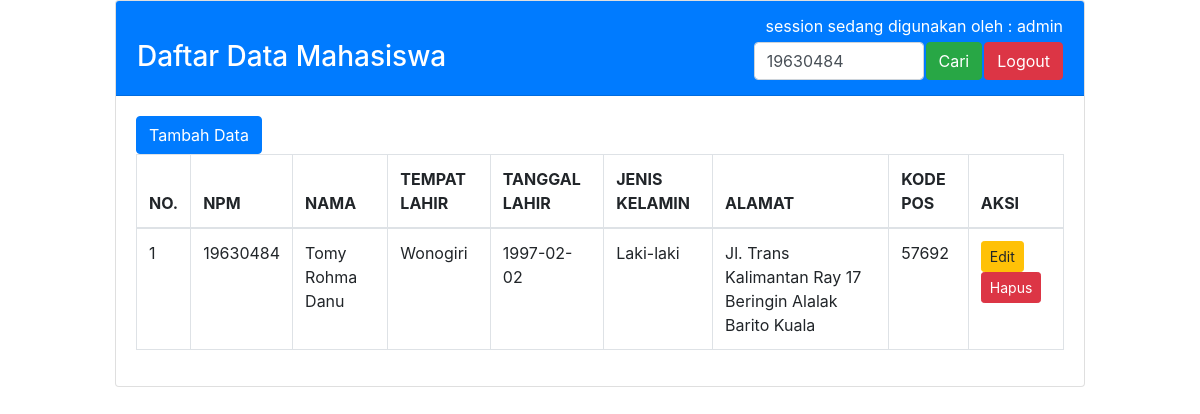
The app's page /data_mahasiswa.php?cari=19630484 (signed in) with its own data.
### tables this page shows
CREATE TABLE `tbmahasiswa` (
  `idmahasiswa` int(10) NOT NULL,
  `npm` varchar(8) NOT NULL,
  `nama` varchar(30) NOT NULL,
  `tempat_lahir` varchar(20) NOT NULL,
  `tanggal_lahir` date NOT NULL,
  `jenis_kelamin` enum('Laki-laki','Perempuan') NOT NULL,
  `alamat` text NOT NULL,
  `kode_pos` varchar(10) NOT NULL
);

### data_mahasiswa.php (the view, shortened to what this page needs)
<!DOCTYPE html>
<html lang="en">
<head>
    <link rel="stylesheet" href="css/bootstrap.css">
</head>
<body>
    <div class="container col-md-10">
        <div class="card">
            <div class="card-header bg-primary text-white">
            <table width="100%">
                <tr>
                    <td align="right" colspan=4><?php echo "session sedang digunakan oleh : ".$_SESSION['username']; ?></td>
                </tr>
                <tr>
                    <td width="70.9%"><h3>Daftar Data Mahasiswa</h3></td>
                        <form action="data_mahasiswa.php" method="get">
                    <td align="right" width="19.9%">
                    <input type="text" name="cari" value="<?php if(isset($_GET['cari'])){echo $_GET['cari'];} ?>" class="form-control col-md_9" placeholder="Masukkan NPM / Nama Mahasiswa" /></td>
                    <td align="right" width="3.8%">
                    <button type="submit" class="btn btn-success">Cari</button>
                    </td>
                        </form>
                    <td align="right" width="5.4%"><a href="logout.php" class="btn btn-danger" onclick="return confirm('Anda akan Keluar, Lanjutkan?')">Logout</a></td>
                </tr>
            </table>
            </div>
            <div class="card-body">
                <a href="index.php" class="btn btn-primary">Tambah Data</a>
                <table class="table table-bordered">
                <thead>
                <tr>
                    <th>NO.</th>
                    <th>NPM</th>
                    <th>NAMA</th>
                    <th>TEMPAT LAHIR</th>
                    <th>TANGGAL LAHIR</th>
                    <th>JENIS KELAMIN</th>
                    <th>ALAMAT</th>
                    <th>KODE POS</th>
                    <th>AKSI</th>
                </tr>
                </thead>
                <tbody>
                <?php
                    include "koneksi.php";
                    $no=1;
                    if(isset($_GET['cari'])){
                        $cari=$_GET['cari'];
                        $query="SELECT * FROM tbmahasiswa WHERE npm like '%".$cari."%' OR nama like '%".$cari."%' ORDER BY nama ASC";
                    }else{
                        $query="SELECT * FROM tbmahasiswa ORDER BY nama ASC";
                    }
                    $result=mysqli_query($koneksi, $query);
                    while ($row=mysqli_fetch_array($result)){
                ?>
                <tr>
                    <td> <?php echo $no++; ?> </td>
                    <td> <?php echo $row['npm']; ?> </td>
                    <td> <?php echo $row['nama']; ?> </td>
                    <td> <?php echo $row['tempat_lahir']; ?> </td>
                    <td> <?php echo $row['tanggal_lahir']; ?> </td>
                    <td> <?php echo $row['jenis_kelamin']; ?> </td>
                    <td> <?php echo $row['alamat']; ?> </td>
                    <td> <?php echo $row['kode_pos']; ?> </td>
                    <td>
                    <a href="edit_mahasiswa.php?idmahasiswa=<?php echo $row['idmahasiswa'];?>" class="btn btn-sm btn-warning">Edit</a>
                    <a href="delete.php?idmahasiswa=<?php echo $row['idmahasiswa'];?>" onclick="return confirm('Data Akan Terhapus, Lanjutkan?')" class="btn btn-sm btn-danger">Hapus</a>
                    </td>
                </tr>
                <?php } ?>
                </tbody>
            </table>
            </div>
        </div>
    </div>
</body>
</html>

### records on screen
tbmahasiswa: npm "19630484", nama "Tomy Rohma Danu", tempat_lahir "Wonogiri", tanggal_lahir "1997-02-02", jenis_kelamin "Laki-laki", alamat "Jl. Trans Kalimantan Ray 17 Beringin Alalak Barito Kuala", kode_pos "57692"

### other values on screen
$_SESSION['username'] "admin"
